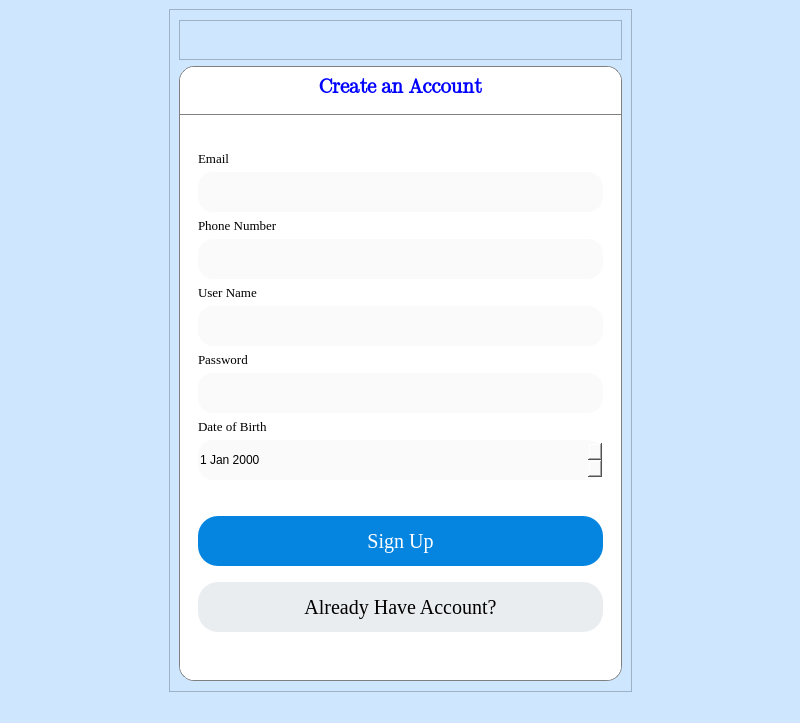
<?xml version="1.0" encoding="UTF-8"?>
<ui version="4.0">
 <class>MainWindow</class>
 <widget class="QMainWindow" name="MainWindow">
  <property name="geometry">
   <rect>
    <x>0</x>
    <y>0</y>
    <width>800</width>
    <height>723</height>
   </rect>
  </property>
  <property name="windowTitle">
   <string>MainWindow</string>
  </property>
  <property name="styleSheet">
   <string notr="true">background-color: #CEE6FE</string>
  </property>
  <widget class="QWidget" name="centralwidget">
   <layout class="QHBoxLayout" name="horizontalLayout">
    <item>
     <spacer name="horizontalSpacer_7">
      <property name="orientation">
       <enum>Qt::Horizontal</enum>
      </property>
      <property name="sizeHint" stdset="0">
       <size>
        <width>122</width>
        <height>20</height>
       </size>
      </property>
     </spacer>
    </item>
    <item>
     <widget class="QFrame" name="frame">
      <property name="minimumSize">
       <size>
        <width>0</width>
        <height>650</height>
       </size>
      </property>
      <property name="frameShape">
       <enum>QFrame::StyledPanel</enum>
      </property>
      <property name="frameShadow">
       <enum>QFrame::Raised</enum>
      </property>
      <layout class="QVBoxLayout" name="verticalLayout">
       <item>
        <spacer name="verticalSpacer">
         <property name="orientation">
          <enum>Qt::Vertical</enum>
         </property>
         <property name="sizeHint" stdset="0">
          <size>
           <width>20</width>
           <height>40</height>
          </size>
         </property>
        </spacer>
       </item>
       <item>
        <widget class="QFrame" name="frame_3">
         <property name="maximumSize">
          <size>
           <width>16777215</width>
           <height>70</height>
          </size>
         </property>
         <property name="frameShape">
          <enum>QFrame::StyledPanel</enum>
         </property>
         <property name="frameShadow">
          <enum>QFrame::Raised</enum>
         </property>
         <layout class="QHBoxLayout" name="horizontalLayout_2">
          <item>
           <spacer name="horizontalSpacer_3">
            <property name="orientation">
             <enum>Qt::Horizontal</enum>
            </property>
            <property name="sizeHint" stdset="0">
             <size>
              <width>40</width>
              <height>20</height>
             </size>
            </property>
           </spacer>
          </item>
          <item>
           <widget class="QLabel" name="label">
            <property name="minimumSize">
             <size>
              <width>0</width>
              <height>0</height>
             </size>
            </property>
            <property name="maximumSize">
             <size>
              <width>120</width>
              <height>45</height>
             </size>
            </property>
            <property name="text">
             <string/>
            </property>
            <property name="pixmap">
             <pixmap>E:/dowload/costume4.png</pixmap>
            </property>
            <property name="scaledContents">
             <bool>true</bool>
            </property>
           </widget>
          </item>
          <item>
           <spacer name="horizontalSpacer_4">
            <property name="orientation">
             <enum>Qt::Horizontal</enum>
            </property>
            <property name="sizeHint" stdset="0">
             <size>
              <width>40</width>
              <height>20</height>
             </size>
            </property>
           </spacer>
          </item>
         </layout>
        </widget>
       </item>
       <item>
        <widget class="QFrame" name="frame_2">
         <property name="minimumSize">
          <size>
           <width>0</width>
           <height>300</height>
          </size>
         </property>
         <property name="styleSheet">
          <string notr="true">background-color:white;
border-radius: 15px;
border: 1px solid gray;</string>
         </property>
         <property name="frameShape">
          <enum>QFrame::StyledPanel</enum>
         </property>
         <property name="frameShadow">
          <enum>QFrame::Raised</enum>
         </property>
         <layout class="QVBoxLayout" name="verticalLayout_2">
          <property name="spacing">
           <number>0</number>
          </property>
          <property name="leftMargin">
           <number>0</number>
          </property>
          <property name="topMargin">
           <number>0</number>
          </property>
          <property name="rightMargin">
           <number>0</number>
          </property>
          <property name="bottomMargin">
           <number>0</number>
          </property>
          <item>
           <widget class="QFrame" name="frame_4">
            <property name="styleSheet">
             <string notr="true">border: transparent;</string>
            </property>
            <property name="frameShape">
             <enum>QFrame::StyledPanel</enum>
            </property>
            <property name="frameShadow">
             <enum>QFrame::Raised</enum>
            </property>
            <layout class="QVBoxLayout" name="verticalLayout_3">
             <property name="spacing">
              <number>7</number>
             </property>
             <property name="leftMargin">
              <number>0</number>
             </property>
             <property name="topMargin">
              <number>0</number>
             </property>
             <property name="rightMargin">
              <number>0</number>
             </property>
             <property name="bottomMargin">
              <number>0</number>
             </property>
             <item>
              <widget class="QFrame" name="frame_5">
               <property name="minimumSize">
                <size>
                 <width>0</width>
                 <height>40</height>
                </size>
               </property>
               <property name="maximumSize">
                <size>
                 <width>16777215</width>
                 <height>16777215</height>
                </size>
               </property>
               <property name="styleSheet">
                <string notr="true"/>
               </property>
               <property name="frameShape">
                <enum>QFrame::StyledPanel</enum>
               </property>
               <property name="frameShadow">
                <enum>QFrame::Raised</enum>
               </property>
               <layout class="QHBoxLayout" name="horizontalLayout_3">
                <property name="spacing">
                 <number>0</number>
                </property>
                <property name="leftMargin">
                 <number>0</number>
                </property>
                <property name="topMargin">
                 <number>0</number>
                </property>
                <property name="rightMargin">
                 <number>0</number>
                </property>
                <property name="bottomMargin">
                 <number>0</number>
                </property>
                <item>
                 <spacer name="horizontalSpacer_5">
                  <property name="orientation">
                   <enum>Qt::Horizontal</enum>
                  </property>
                  <property name="sizeHint" stdset="0">
                   <size>
                    <width>139</width>
                    <height>20</height>
                   </size>
                  </property>
                 </spacer>
                </item>
                <item>
                 <widget class="QLabel" name="label_2">
                  <property name="minimumSize">
                   <size>
                    <width>0</width>
                    <height>0</height>
                   </size>
                  </property>
                  <property name="maximumSize">
                   <size>
                    <width>16777215</width>
                    <height>16777215</height>
                   </size>
                  </property>
                  <property name="font">
                   <font>
                    <family>Segoe UI Emoji</family>
                    <pointsize>15</pointsize>
                    <weight>75</weight>
                    <bold>true</bold>
                   </font>
                  </property>
                  <property name="styleSheet">
                   <string notr="true">color: blue;
border: transparent;</string>
                  </property>
                  <property name="text">
                   <string>Create an Account</string>
                  </property>
                  <property name="scaledContents">
                   <bool>false</bool>
                  </property>
                 </widget>
                </item>
                <item>
                 <spacer name="horizontalSpacer_6">
                  <property name="orientation">
                   <enum>Qt::Horizontal</enum>
                  </property>
                  <property name="sizeHint" stdset="0">
                   <size>
                    <width>139</width>
                    <height>20</height>
                   </size>
                  </property>
                 </spacer>
                </item>
               </layout>
              </widget>
             </item>
             <item>
              <widget class="QLabel" name="label_4">
               <property name="maximumSize">
                <size>
                 <width>16777215</width>
                 <height>1</height>
                </size>
               </property>
               <property name="styleSheet">
                <string notr="true">background-color: grey</string>
               </property>
               <property name="text">
                <string/>
               </property>
              </widget>
             </item>
             <item>
              <widget class="QWidget" name="widget" native="true">
               <property name="minimumSize">
                <size>
                 <width>250</width>
                 <height>0</height>
                </size>
               </property>
               <property name="styleSheet">
                <string notr="true">border: transparent;</string>
               </property>
               <layout class="QHBoxLayout" name="horizontalLayout_4">
                <property name="topMargin">
                 <number>0</number>
                </property>
                <item>
                 <widget class="QFrame" name="frame_6">
                  <property name="minimumSize">
                   <size>
                    <width>0</width>
                    <height>0</height>
                   </size>
                  </property>
                  <property name="maximumSize">
                   <size>
                    <width>16777215</width>
                    <height>16777215</height>
                   </size>
                  </property>
                  <property name="frameShape">
                   <enum>QFrame::StyledPanel</enum>
                  </property>
                  <property name="frameShadow">
                   <enum>QFrame::Raised</enum>
                  </property>
                  <layout class="QVBoxLayout" name="verticalLayout_4">
                   <item>
                    <spacer name="verticalSpacer_4">
                     <property name="orientation">
                      <enum>Qt::Vertical</enum>
                     </property>
                     <property name="sizeHint" stdset="0">
                      <size>
                       <width>20</width>
                       <height>30</height>
                      </size>
                     </property>
                    </spacer>
                   </item>
                   <item>
                    <widget class="QLabel" name="label_3">
                     <property name="minimumSize">
                      <size>
                       <width>0</width>
                       <height>15</height>
                      </size>
                     </property>
                     <property name="font">
                      <font>
                       <family>Times New Roman</family>
                       <pointsize>10</pointsize>
                      </font>
                     </property>
                     <property name="text">
                      <string>Email</string>
                     </property>
                    </widget>
                   </item>
                   <item>
                    <widget class="QLineEdit" name="txt_email">
                     <property name="minimumSize">
                      <size>
                       <width>0</width>
                       <height>40</height>
                      </size>
                     </property>
                     <property name="font">
                      <font>
                       <family>Times New Roman</family>
                       <pointsize>10</pointsize>
                      </font>
                     </property>
                     <property name="layoutDirection">
                      <enum>Qt::LeftToRight</enum>
                     </property>
                     <property name="autoFillBackground">
                      <bool>false</bool>
                     </property>
                     <property name="styleSheet">
                      <string notr="true">background-color: #fafafa</string>
                     </property>
                     <property name="placeholderText">
                      <string/>
                     </property>
                    </widget>
                   </item>
                   <item>
                    <widget class="QLabel" name="label_5">
                     <property name="minimumSize">
                      <size>
                       <width>0</width>
                       <height>15</height>
                      </size>
                     </property>
                     <property name="font">
                      <font>
                       <family>Times New Roman</family>
                       <pointsize>10</pointsize>
                      </font>
                     </property>
                     <property name="text">
                      <string>Phone Number</string>
                     </property>
                    </widget>
                   </item>
                   <item>
                    <widget class="QLineEdit" name="txt_phonenumber">
                     <property name="minimumSize">
                      <size>
                       <width>0</width>
                       <height>40</height>
                      </size>
                     </property>
                     <property name="font">
                      <font>
                       <family>Times New Roman</family>
                       <pointsize>10</pointsize>
                      </font>
                     </property>
                     <property name="autoFillBackground">
                      <bool>false</bool>
                     </property>
                     <property name="styleSheet">
                      <string notr="true">background-color: #fafafa</string>
                     </property>
                     <property name="placeholderText">
                      <string/>
                     </property>
                    </widget>
                   </item>
                   <item>
                    <widget class="QLabel" name="label_6">
                     <property name="minimumSize">
                      <size>
                       <width>0</width>
                       <height>15</height>
                      </size>
                     </property>
                     <property name="font">
                      <font>
                       <family>Times New Roman</family>
                       <pointsize>10</pointsize>
                      </font>
                     </property>
                     <property name="text">
                      <string>User Name</string>
                     </property>
                    </widget>
                   </item>
                   <item>
                    <widget class="QLineEdit" name="txt_username">
                     <property name="minimumSize">
                      <size>
                       <width>0</width>
                       <height>40</height>
                      </size>
                     </property>
                     <property name="font">
                      <font>
                       <family>Times New Roman</family>
                       <pointsize>10</pointsize>
                      </font>
                     </property>
                     <property name="autoFillBackground">
                      <bool>false</bool>
                     </property>
                     <property name="styleSheet">
                      <string notr="true">background-color: #fafafa</string>
                     </property>
                     <property name="echoMode">
                      <enum>QLineEdit::Normal</enum>
                     </property>
                     <property name="placeholderText">
                      <string/>
                     </property>
                    </widget>
                   </item>
                   <item>
                    <widget class="QLabel" name="label_8">
                     <property name="minimumSize">
                      <size>
                       <width>0</width>
                       <height>15</height>
                      </size>
                     </property>
                     <property name="font">
                      <font>
                       <family>Times New Roman</family>
                       <pointsize>10</pointsize>
                      </font>
                     </property>
                     <property name="text">
                      <string>Password</string>
                     </property>
                    </widget>
                   </item>
                   <item>
                    <widget class="QLineEdit" name="txt_password">
                     <property name="minimumSize">
                      <size>
                       <width>0</width>
                       <height>40</height>
                      </size>
                     </property>
                     <property name="font">
                      <font>
                       <family>Times New Roman</family>
                       <pointsize>10</pointsize>
                      </font>
                     </property>
                     <property name="autoFillBackground">
                      <bool>false</bool>
                     </property>
                     <property name="styleSheet">
                      <string notr="true">background-color: #fafafa</string>
                     </property>
                     <property name="echoMode">
                      <enum>QLineEdit::Password</enum>
                     </property>
                     <property name="placeholderText">
                      <string/>
                     </property>
                    </widget>
                   </item>
                   <item>
                    <widget class="QLabel" name="label_7">
                     <property name="minimumSize">
                      <size>
                       <width>0</width>
                       <height>15</height>
                      </size>
                     </property>
                     <property name="font">
                      <font>
                       <family>Times New Roman</family>
                       <pointsize>10</pointsize>
                      </font>
                     </property>
                     <property name="text">
                      <string>Date of Birth</string>
                     </property>
                    </widget>
                   </item>
                   <item>
                    <widget class="QDateEdit" name="dob_birth">
                     <property name="minimumSize">
                      <size>
                       <width>0</width>
                       <height>40</height>
                      </size>
                     </property>
                     <property name="autoFillBackground">
                      <bool>false</bool>
                     </property>
                     <property name="styleSheet">
                      <string notr="true">background-color: #fafafa</string>
                     </property>
                    </widget>
                   </item>
                   <item>
                    <spacer name="verticalSpacer_3">
                     <property name="orientation">
                      <enum>Qt::Vertical</enum>
                     </property>
                     <property name="sizeHint" stdset="0">
                      <size>
                       <width>20</width>
                       <height>40</height>
                      </size>
                     </property>
                    </spacer>
                   </item>
                   <item>
                    <widget class="QPushButton" name="B_signup">
                     <property name="enabled">
                      <bool>true</bool>
                     </property>
                     <property name="minimumSize">
                      <size>
                       <width>0</width>
                       <height>50</height>
                      </size>
                     </property>
                     <property name="font">
                      <font>
                       <family>Times New Roman</family>
                       <pointsize>15</pointsize>
                      </font>
                     </property>
                     <property name="styleSheet">
                      <string notr="true">background-color: #0585E0;
border-radius: 20px;
color: white</string>
                     </property>
                     <property name="text">
                      <string>Sign Up</string>
                     </property>
                     <property name="checkable">
                      <bool>false</bool>
                     </property>
                     <property name="autoDefault">
                      <bool>false</bool>
                     </property>
                     <property name="flat">
                      <bool>false</bool>
                     </property>
                    </widget>
                   </item>
                   <item>
                    <spacer name="verticalSpacer_5">
                     <property name="orientation">
                      <enum>Qt::Vertical</enum>
                     </property>
                     <property name="sizeHint" stdset="0">
                      <size>
                       <width>20</width>
                       <height>19</height>
                      </size>
                     </property>
                    </spacer>
                   </item>
                   <item>
                    <widget class="QPushButton" name="B_aha">
                     <property name="enabled">
                      <bool>true</bool>
                     </property>
                     <property name="minimumSize">
                      <size>
                       <width>0</width>
                       <height>50</height>
                      </size>
                     </property>
                     <property name="font">
                      <font>
                       <family>Times New Roman</family>
                       <pointsize>15</pointsize>
                      </font>
                     </property>
                     <property name="styleSheet">
                      <string notr="true">background-color: #eaedf0;
border-radius: 20px;
color: black</string>
                     </property>
                     <property name="text">
                      <string>Already Have Account?</string>
                     </property>
                     <property name="checkable">
                      <bool>false</bool>
                     </property>
                     <property name="autoDefault">
                      <bool>false</bool>
                     </property>
                     <property name="flat">
                      <bool>false</bool>
                     </property>
                    </widget>
                   </item>
                   <item>
                    <spacer name="verticalSpacer_6">
                     <property name="orientation">
                      <enum>Qt::Vertical</enum>
                     </property>
                     <property name="sizeHint" stdset="0">
                      <size>
                       <width>20</width>
                       <height>40</height>
                      </size>
                     </property>
                    </spacer>
                   </item>
                  </layout>
                 </widget>
                </item>
               </layout>
              </widget>
             </item>
            </layout>
           </widget>
          </item>
         </layout>
        </widget>
       </item>
       <item>
        <spacer name="verticalSpacer_2">
         <property name="orientation">
          <enum>Qt::Vertical</enum>
         </property>
         <property name="sizeHint" stdset="0">
          <size>
           <width>20</width>
           <height>40</height>
          </size>
         </property>
        </spacer>
       </item>
      </layout>
     </widget>
    </item>
    <item>
     <spacer name="horizontalSpacer_8">
      <property name="orientation">
       <enum>Qt::Horizontal</enum>
      </property>
      <property name="sizeHint" stdset="0">
       <size>
        <width>122</width>
        <height>20</height>
       </size>
      </property>
     </spacer>
    </item>
   </layout>
  </widget>
  <widget class="QMenuBar" name="menubar">
   <property name="geometry">
    <rect>
     <x>0</x>
     <y>0</y>
     <width>800</width>
     <height>26</height>
    </rect>
   </property>
  </widget>
  <widget class="QStatusBar" name="statusbar"/>
 </widget>
 <resources/>
 <connections/>
</ui>
